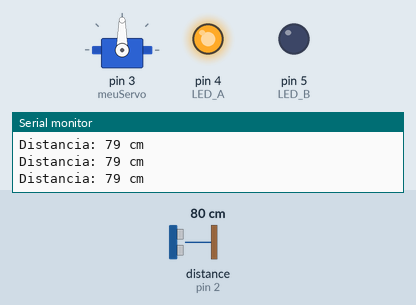
The sketch below on a simulated Arduino Uno, built with avr-gcc and run on an emulated ATmega328P. Shown: servo, output pins drawn as LEDs (lit = HIGH), the last lines printed to the serial monitor. Wiring (inferred from the names in the program): ultrasonic range finder: trigger pin 2; echo pin 2. The test bench sets the inputs (shaded band); at power-on: distance to the obstacle (sensor on pin 2) 80 cm. The echo pulse lasts 58.3 µs per cm.

Above: at 1.3 s.
1.4 s: distance to the obstacle (sensor on pin 2) set to 91 cm
2.9 s: distance to the obstacle (sensor on pin 2) set to 98 cm
At 4.1 s:
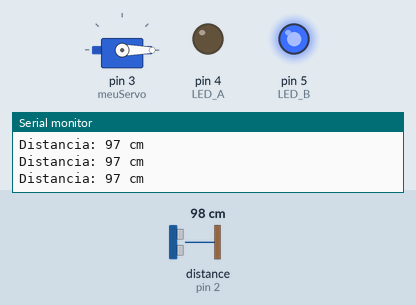
4.5 s: distance to the obstacle (sensor on pin 2) set to 2 cm
At 5.7 s:
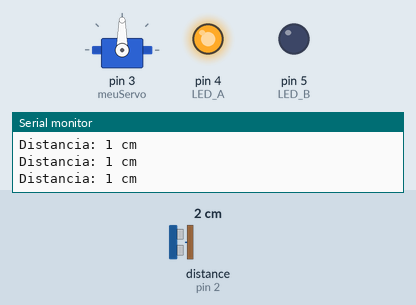
6.0 s: distance to the obstacle (sensor on pin 2) set to 120 cm
At 7.4 s:
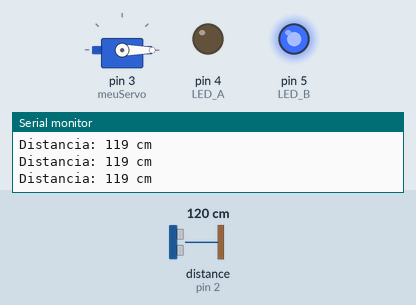
Timing chart, 0 to 8.5 s (numbered marks = the images above; inputs shaded):
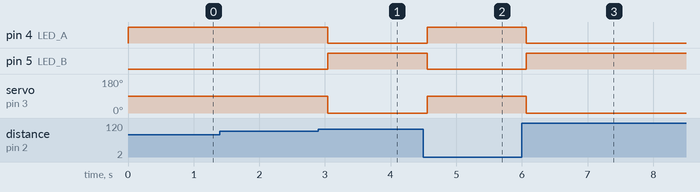

Measured:
- the behaviour switches between 95 and 96 cm on distance to the obstacle (sensor on pin 2) (found by bisection; images 0 and 1)
- after the input at 2.9 s, pin 4 (LED_A): HIGH → LOW after 0.14 s; pin 5 (LED_B): LOW → HIGH after 0.14 s; servo on pin 3 (meuServo): 90° → 0° after 0.14 s
- after the input at 4.5 s, pin 4 (LED_A): LOW → HIGH after 0.06 s; pin 5 (LED_B): HIGH → LOW after 0.06 s; servo on pin 3 (meuServo): 0° → 90° after 0.06 s
- after the input at 6.0 s, pin 4 (LED_A): HIGH → LOW after 0.07 s; pin 5 (LED_B): LOW → HIGH after 0.07 s; servo on pin 3 (meuServo): 90° → 0° after 0.07 s

The sketch:

code.ino
```cpp
/*
	Projeto: Modelo de servo para portão
	Projestista:William Colasso Pereira
    Cliente: Senai-Timbó
    Turma:AI PSII
    Data:09/07/24


	Resumo: Confecção de um portão automático por distância de um sensor.
    		O sensor usado foi um PING))) e de motor, um micro servo.
*/


#include <Servo.h>		//Inclui biblioteca do servo
//Definição de constantes

#define reto_Ang 90  				//Definição de um angulo reto(90 graus)
#define inicial_Ang 0				//Define o angulo incial do servo
#define disancia_Atv 95				//Define a distância de ativação do servo-sensor
#define pingPin 2 					//Define a porta do servo
#define LED_A 4						//Define a porta do LED A
#define LED_B 5						//Define a porta do LED B
//Definição de vaiáveis e objtos
Servo meuServo;						//Define o objeto do Servo
long duration;						//Duração do pulso de som
int distance;						//Distância que um objeto está do sensor
int delay_reset = 500;


void setup() {						//Função Setup
  Serial.begin(9600); 				//Taxa em bps do monitor serial
  meuServo.attach(3);				//Porta do servo 3
  pinMode(LED_A,OUTPUT);			//Define a porta do LED A como saída
  pinMode(LED_B,OUTPUT);			//Define a porta do LED B como saída

}

void loop() {
  									// Configura o pino como saída para enviar o pulso
  pinMode(pingPin, OUTPUT);			//Define a porta para a saída do som
  digitalWrite(pingPin, HIGH);		//Envia um pulso alto para a posta do sensor
  delayMicroseconds(5);				//Delay de 10 microssegundos
  digitalWrite(pingPin, LOW);		//Reseta o sensor


  pinMode(pingPin, INPUT);			//Define agora a porta para a entrada de dados(eco)
  duration = pulseIn(pingPin, HIGH);//Mede o tempo até que a porta fique HIGH novamente


  distance = duration *0.01715;		// Calcula a distância em centímetros


  Serial.print("Distancia: ");		// Imprime a distância no monitor serial
  Serial.print(distance);			// Imprime a distância no monitor serial
  Serial.println(" cm");			// Imprime a distância no monitor serial

  if(distance<disancia_Atv){		//Se a distância for menor que o estabelecido
    digitalWrite(LED_A,HIGH);		//Pulso alto na porta do LED de abertura
    digitalWrite(LED_B,LOW);		//Pulso alto na porta do LED de fechamento
    meuServo.write(reto_Ang);		//Mudando o angulo do servo para 90

  }else{							//Senão for menor que o estabelecido
    digitalWrite(LED_A,LOW);		//Pulso baixo na porta do LED de abertura
    digitalWrite(LED_B,HIGH);		//Pulso baixo na porta do LED de abertura
   	meuServo.write(inicial_Ang); 	//Define o angulo atual para 0
  }


  delay(delay_reset);				// Pausa por "delay_reset" ms
}


	//FIM DA PROGRAMAÇÃO
```
